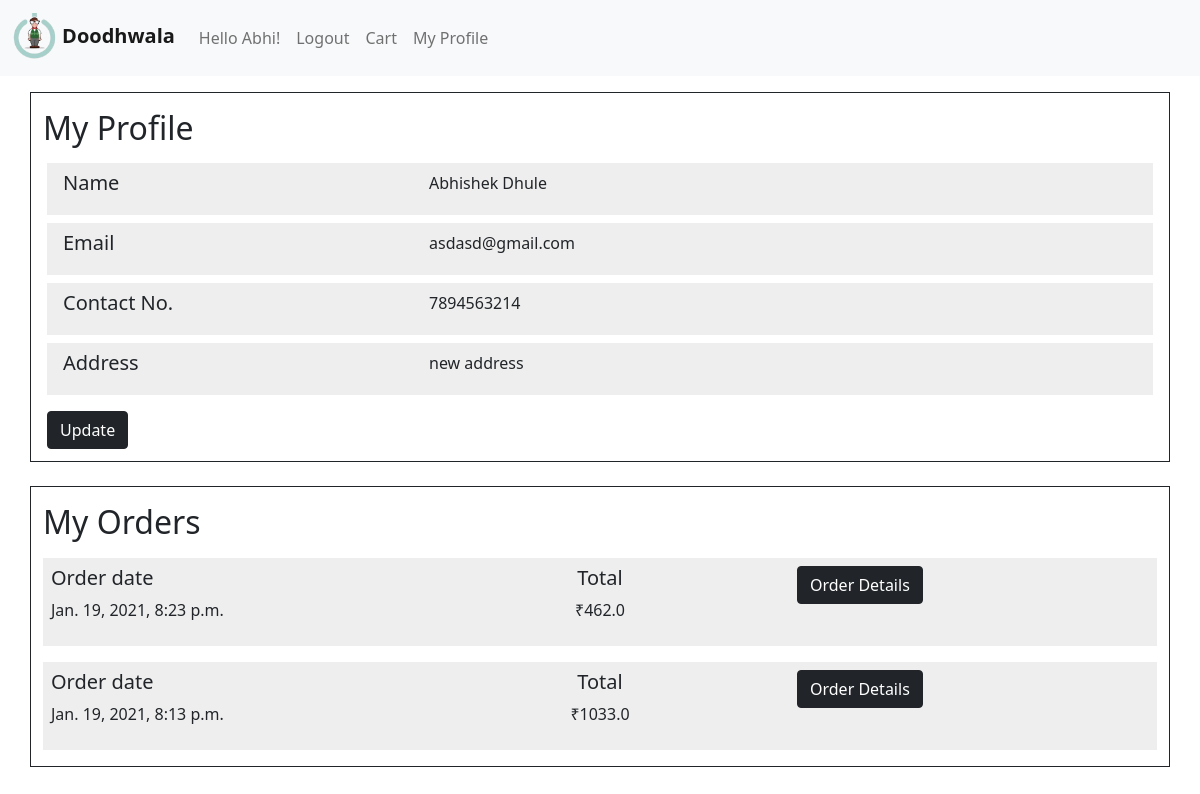
The page /profile/ (signed in) on the database as committed earlier.
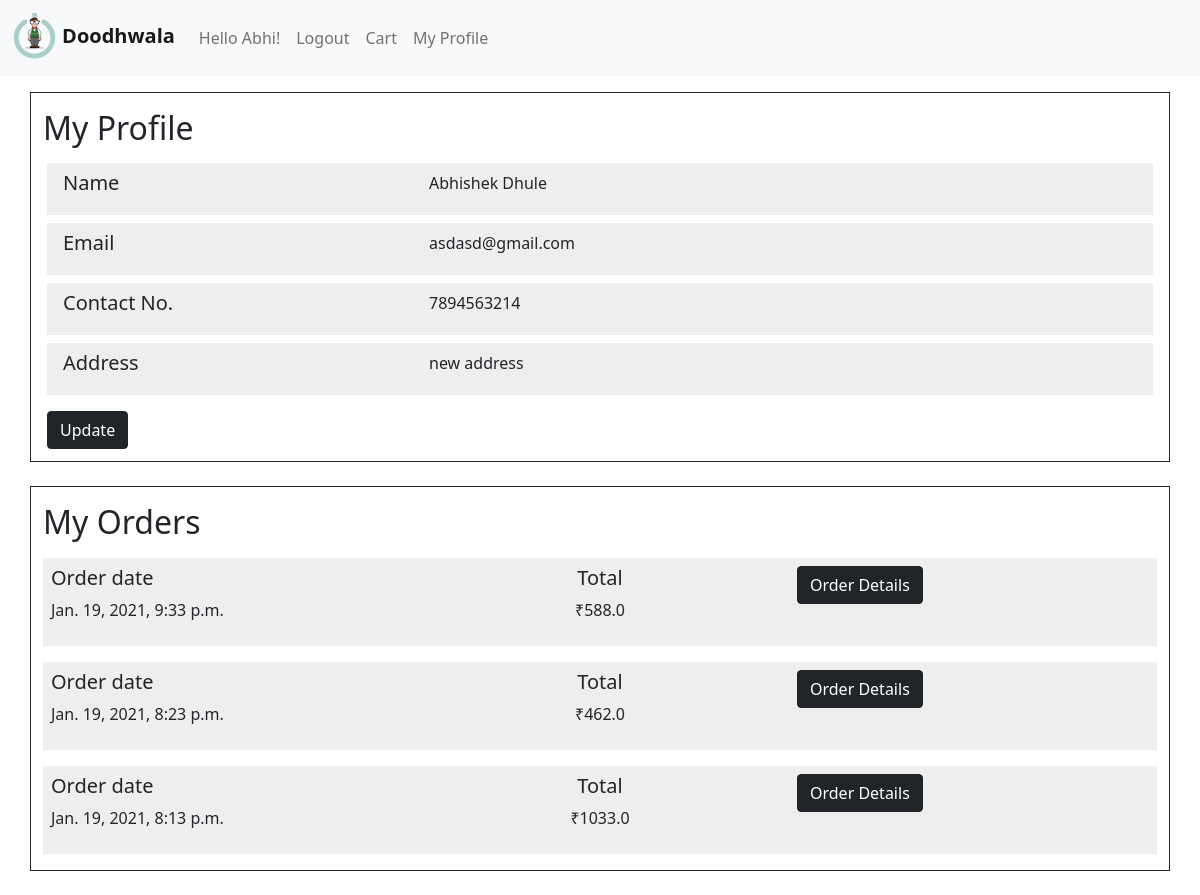
The same page on the database as committed later.
### customer/models.py (models this page shows, shortened)
class Customer(models.Model):
    user=models.OneToOneField(User, on_delete=models.CASCADE)
    name=models.CharField(max_length=100)
    email=models.EmailField(max_length=300,null=True,blank=True)
    contactNo=models.DecimalField(max_digits=10,decimal_places=0,null=True,blank=True)
    address=models.CharField(max_length=500,null=True,blank=True)

class Order(models.Model):
    customer=models.ForeignKey(Customer, on_delete=models.CASCADE)
    orderedDate=models.DateTimeField(auto_now_add=True)
    delivered=models.BooleanField(default=False)
    class Meta:
        ordering=['-orderedDate']

### product/views.py (the view)
# urls.py: path('profile/',profile,name='profile'),
def profile(request):
    customer=Customer.objects.get(user=request.user)
    prof={'name':customer.name,'email':customer.email,'contact':customer.contactNo,'address':customer.address}
    orders=Order.objects.filter(customer=customer)
    ords=[]
    for order in orders:
        odr={}
        listOfItems=[]
        total=0
        odr['date']=order.orderedDate
        odr['id']="collapse"+str(order.id)
        orderitems=OrderItem.objects.filter(order=order)
        for item in orderitems:
            items={}
            items['name']=item.product.name
            items['quantity']=item.quantity
            items['price']=item.product.price*item.quantity
            total=total+(item.quantity*item.product.price)
            listOfItems.append(items)
        odr["orderItems"]=listOfItems
        odr['total']=total
        ords.append(odr)
    return render(request,'product/profile.html',{'profile':prof,'orders':ords})

### product/templates/product/profile.html (shortened to what this page needs)
{% include 'product/base.html' %}
{% load static %}
{% block content %}
<div class="container border border-dark mt-3" style="text-align:left">
    <h2 class="mt-3 mb-3">My Profile</h2>
    <div class="row p-1 pt-2 mt-2 m-1" style="background-color: rgb(238, 238, 238);">
        <div class="col-md-4">
            <h5>Name</h5 >
        </div>
        <div class="col-md-8">
            <p>{{profile.name}}</p>
        </div>
    </div>
    <div class="row mt-2 p-1 pt-2 m-1" style="background-color:rgb(238, 238, 238);">
        <div class="col-md-4">
            <h5>Email</h5>
        </div>
        <div class="col-md-8">
            <p>{{profile.email}}</p>
        </div>
    </div>
    <div class="row mt-2 p-1 pt-2 m-1" style="background-color:rgb(238, 238, 238)">
        <div class="col-md-4">
            <h5>Contact No.</h5>
        </div>
        <div class="col-md-8">
            <p>{{profile.contact}}</p>
        </div>
    </div>
    <div class="row mt-2 p-1 pt-2 mb-2 m-1" style="background-color: rgb(238, 238, 238)">
        <div class="col-md-4">
            <h5>Address</h5>
        </div>
        <div class="col-md-8">
            <p>{{profile.address}}</p>
        </div>
    </div>
    <div class="row mt-2 p-1 pt-2 mb-2" >
        <div class="col-md-4">
        <button class="btn btn-dark" data-bs-toggle="modal" data-bs-target="#updateProfile">Update</button>
        </div>
        <div class="col-md-8">
        </div>
    </div>
</div>
<div class="container border border-dark mt-4 mb-4">
    <h2 class="mt-3 mb-3">My Orders</h2>
{% for order in orders%}
<div class="container  mt-3 p-2 mb-3" style="background-color: rgb(238, 238, 238)">
    <div class="row ">
        <div class="col-4">
            <h5>Order date</h5>
            <p>{{order.date}}</p>
        </div>
        <div class="col-4">
            <h5 style="text-align: center;">Total</h5>
            <p style="text-align: center;">&#8377;{{order.total}}</p>
        </div>
        <div class="col-4">
            <button class="btn btn-dark"style="position:relative;right:2px;" type="button" data-bs-toggle="collapse" data-bs-target="#{{order.id}}" aria-expanded="false" aria-controls="collapseExample">
                Order Details
              </button>
        </div>
    </div>
</div>
{% endfor %}
</div>
{% endblock %}

### product/templates/product/base.html (shortened to what this page needs)
{% load static %}
<!DOCTYPE html>
<html lang="en">
<head>
  <link href="https://cdn.jsdelivr.net/npm/bootstrap@5.0.0-beta1/dist/css/bootstrap.min.css" rel="stylesheet">
  <link rel="stylesheet" href="{% static 'product/base.css'%}">
</head>
<body>
    <nav class="navbar navbar-expand-lg navbar-light bg-light">
      <div class="container-fluid">
      <a class="navbar-brand" href="{% url 'home' %}"><img src="{% static 'db_icon.png' %}" style="height:50px; margin:0;"><b> Doodhwala</b></a>
      <div class="collapse navbar-collapse" id="navbarSupportedContent">
        <ul class="navbar-nav me-auto mb-2 mb-lg-0">
          {% if user.is_authenticated %}
          <li class="nav-item">
             <a class="nav-link">Hello {{user.username}}!</a>
            </li>
             <li class="nav-item">
              <a class="nav-link" href="{% url 'logout' %}">Logout</a>
            </li>
            <li class="nav-item">
            <a class="nav-link" href="{% url 'cart' %}">Cart</a>
            </li>
            <li class="nav-item">
              <a class="nav-link" href="{% url 'profile' %}">My Profile</a>
            </li>
            {% endif %}
          </ul>
        </div>
      </div>
      </nav>
</body>
</html>

Rows that differ between the two databases and show on the page:
added Order: date "Jan. 19, 2021, 9:33 p.m."
Other text that changed with them:
new list line: "Order date Total ₹ 588.0 Order Details"
